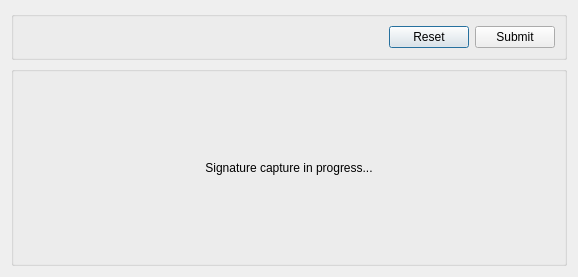
<?xml version="1.0" encoding="UTF-8"?>
<ui version="4.0">
 <class>SignaturePadDialog</class>
 <widget class="QDialog" name="SignaturePadDialog">
  <property name="geometry">
   <rect>
    <x>0</x>
    <y>0</y>
    <width>569</width>
    <height>277</height>
   </rect>
  </property>
  <property name="sizePolicy">
   <sizepolicy hsizetype="Fixed" vsizetype="Fixed">
    <horstretch>0</horstretch>
    <verstretch>0</verstretch>
   </sizepolicy>
  </property>
  <property name="minimumSize">
   <size>
    <width>0</width>
    <height>0</height>
   </size>
  </property>
  <property name="windowTitle">
   <string>Signature</string>
  </property>
  <property name="toolTip">
   <string/>
  </property>
  <layout class="QVBoxLayout" name="verticalLayout_3">
   <property name="sizeConstraint">
    <enum>QLayout::SetFixedSize</enum>
   </property>
   <item>
    <widget class="QGroupBox" name="groupBox">
     <property name="sizePolicy">
      <sizepolicy hsizetype="Minimum" vsizetype="Minimum">
       <horstretch>0</horstretch>
       <verstretch>0</verstretch>
      </sizepolicy>
     </property>
     <property name="title">
      <string/>
     </property>
     <layout class="QVBoxLayout" name="verticalLayout">
      <item>
       <layout class="QHBoxLayout" name="horizontalLayout_2">
        <item>
         <widget class="QLabel" name="label_2">
          <property name="text">
           <string/>
          </property>
         </widget>
        </item>
        <item>
         <spacer name="horizontalSpacer">
          <property name="orientation">
           <enum>Qt::Horizontal</enum>
          </property>
          <property name="sizeType">
           <enum>QSizePolicy::Expanding</enum>
          </property>
          <property name="sizeHint" stdset="0">
           <size>
            <width>353</width>
            <height>17</height>
           </size>
          </property>
         </spacer>
        </item>
        <item>
         <widget class="QPushButton" name="ResetButton">
          <property name="text">
           <string>Reset</string>
          </property>
         </widget>
        </item>
        <item>
         <widget class="QPushButton" name="SubmitButton">
          <property name="text">
           <string>Submit</string>
          </property>
         </widget>
        </item>
       </layout>
      </item>
     </layout>
    </widget>
   </item>
   <item>
    <widget class="QGroupBox" name="groupBox_2">
     <property name="sizePolicy">
      <sizepolicy hsizetype="Expanding" vsizetype="Expanding">
       <horstretch>0</horstretch>
       <verstretch>0</verstretch>
      </sizepolicy>
     </property>
     <property name="minimumSize">
      <size>
       <width>400</width>
       <height>200</height>
      </size>
     </property>
     <property name="title">
      <string/>
     </property>
     <property name="flat">
      <bool>false</bool>
     </property>
     <layout class="QVBoxLayout" name="verticalLayout_2">
      <property name="sizeConstraint">
       <enum>QLayout::SetDefaultConstraint</enum>
      </property>
      <item>
       <widget class="QLabel" name="label">
        <property name="text">
         <string>Signature capture in progress...</string>
        </property>
        <property name="alignment">
         <set>Qt::AlignCenter</set>
        </property>
       </widget>
      </item>
     </layout>
    </widget>
   </item>
  </layout>
 </widget>
 <resources/>
 <connections/>
</ui>
